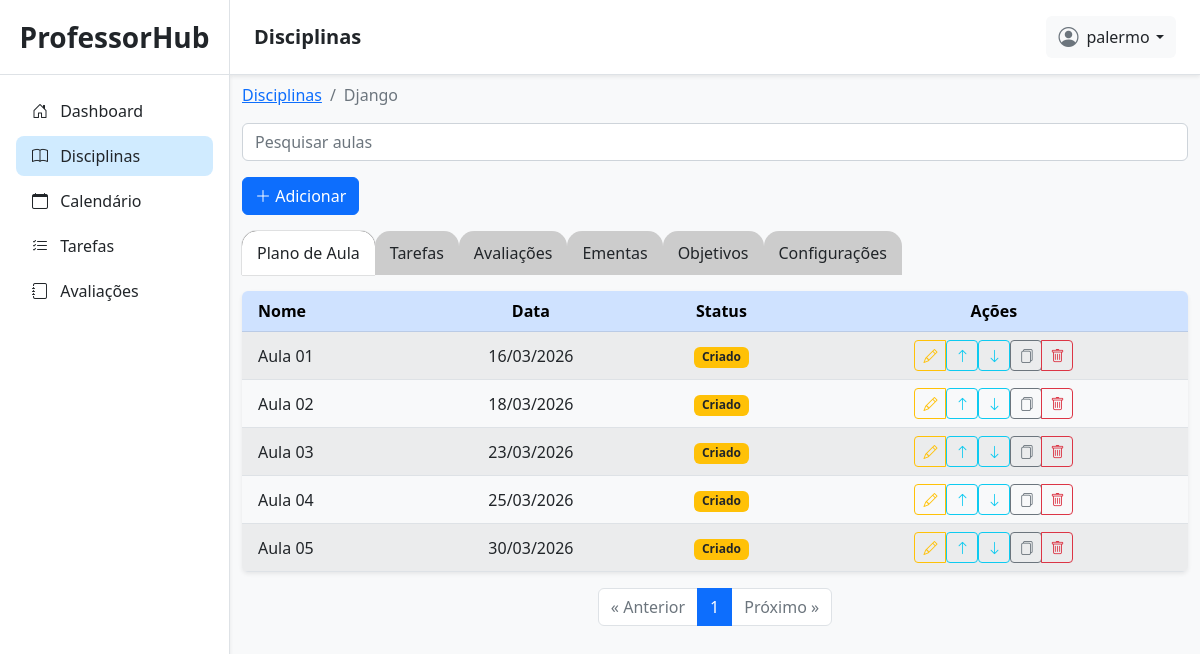
The app's page /disciplinas/37/planos/ (signed in) with its own data.
### planner/models.py (models this page shows, shortened)
class Disciplina(models.Model):
    PERIODO = [
        ('semestral', 'semestral'),
        ('anual', 'anual'),
    ]
    user = models.ForeignKey(User, on_delete=models.CASCADE, related_name='disciplinas')
    calendario = models.ForeignKey(CalendarioLetivo, on_delete=models.CASCADE, related_name='disciplinas')
    nome = models.CharField(max_length=100)
    periodo = models.CharField(max_length=20, choices=PERIODO)
    carga_horaria = models.PositiveIntegerField()
    aviso = models.CharField(max_length=100, default='')

class PlanoAula(models.Model):
    STATUS_CHOICES = [
        ('pendente', 'Pendente'),
        ('criado', 'Criado'),
        ('nao_planejada', 'Não planejada'),
        ('planejada', 'Planejada'),
        ('material_em_desenvolvimento', 'Material em desenvolvimento'),
        ('material_concluido', 'Material concluído'),
    ]
    disciplina = models.ForeignKey(Disciplina, on_delete=models.CASCADE, related_name='planos')
    data = models.DateField()
    titulo = models.CharField(max_length=100)
    objetivos = models.TextField(default='')
    conteudos = models.TextField(default='')
    status = models.CharField(max_length=50, choices=STATUS_CHOICES, default='criado')
    num_aulas = models.PositiveIntegerField(default=2)

### planner/views.py (the view, shortened to what this page needs)
# urls.py: path('disciplinas/<int:id>/planos/', disciplina_planos, name='disciplina_planos'),
@login_required(login_url='/login/')
def disciplina_planos(request, id):
    disciplina = get_object_or_404(Disciplina, id=id, user=request.user)
    aulas = disciplina.planos.all().order_by('data')
    paginator = Paginator(aulas, 10)
    page_number = request.GET.get('page-aulas', 1)
    aulas_page = paginator.get_page(page_number)
    dias_selecionados = get_dias_aula_na_semana_disciplina(disciplina)
    aulas_dias_selecionados = disciplina.planos.values_list('num_aulas', flat=True)
    dias = {
        'segunda': 0,
        'terca': 0,
        'quarta': 0,
        'quinta': 0,
        'sexta': 0,
    }
    for dia, num_aulas in zip(dias_selecionados, aulas_dias_selecionados):
        dias[dia] = num_aulas
    criar_aviso_se_faltar_aulas(disciplina)
    return render(request, 'planner/disciplinas/disciplina_planos.html', {
        'disciplina': disciplina,
        'aulas': aulas_page
    })

### planner/templates/planner/disciplinas/disciplina_planos.html (shortened to what this page needs)
{% extends 'planner/base.html' %}
{% load static %}
{% block titlenavbar %}
Disciplinas
{% endblock %}
{% block content %}
<div class="container my-2">
    <nav aria-label="breadcrumb">
        <ol class="breadcrumb">
            <li class="breadcrumb-item"><a href="{% url 'disciplinas' %}">Disciplinas</a></li>
            <li class="breadcrumb-item active" aria-current="page">{{ disciplina.nome }}</li>
        </ol>
    </nav>
    <form class="mb-3">
        <div class="d-flex gap-3 flex-wrap align-items-center">
            <input type="email" class="form-control flex-grow-1" id="exampleInputEmail1" aria-describedby="emailHelp"
                placeholder="Pesquisar aulas">
            <button type="button" class="btn btn-primary" data-bs-toggle="modal" data-bs-target="#modalAdicionarPlano">
                <i class="bi bi-plus-lg"></i> Adicionar
            </button>
        </div>
    </form>
    <div class="abas-disciplinas">
        <div class="aba active">
            <a href="{% url 'disciplina_planos' disciplina.id %}" class="nav-link">
                <span class="d-none d-sm-inline">Plano de Aula</span>
            </a>
        </div>
        <div class="aba">
            <a href="{% url 'disciplina_tarefas' disciplina.id %}" class="nav-link">Tarefas</a>
        </div>
        <div class="aba">
            <a href="{% url 'disciplina_avaliacoes' disciplina.id %}" class="nav-link">Avaliações</a>
        </div>
        <div class="aba">
            <a href="{% url 'disciplina_ementas' disciplina.id %}" class="nav-link">Ementas</a>
        </div>
        <div class="aba">
            <a href="{% url 'disciplina_objetivos' disciplina.id %}" class="nav-link">Objetivos</a>
        </div>
        <div class="aba">
            <a href="{% url 'disciplina_configuracoes' disciplina.id %}" class="nav-link">Configurações</a>
        </div>
    </div>
    <div class="table-responsive mt-3 shadow-sm rounded">
        <table class="table table-striped table-hover mb-0">
            <thead class="table-primary text-center align-middle">
                <tr>
                    <th scope="col" class="text-start ps-3">Nome</th>
                    <th scope="col" class="text-center">Data</th>
                    <th scope="col" class="text-center">Status</th>
                    <th scope="col" class="text-center">Ações</th>
                </tr>
            </thead>
            <tbody class="align-middle">
                {% for aula in aulas %}
                <tr>
                    <td class="text-start ps-3">{{ aula.titulo }}</td>
                    <td class="text-center">{{ aula.data|date:'d/m/Y' }}</td>
                    <td class="text-center">
                        {% if aula.status == 'pendente' %}
                            <span class="badge bg-danger">{{ aula.get_status_display }}</span>
                        {% elif aula.status == 'criado' %}
                            <span class="badge bg-warning text-dark">{{ aula.get_status_display }}</span>
                        {% elif aula.status == 'nao_planejada' %}
                            <span class="badge bg-secondary">{{ aula.get_status_display }}</span>
                        {% elif aula.status == 'planejada' %}
                            <span class="badge bg-info text-dark">{{ aula.get_status_display }}</span>
                        {% elif aula.status == 'material_em_desenvolvimento' %}
                            <span class="badge bg-primary">{{ aula.get_status_display }}</span>
                        {% elif aula.status == 'material_concluido' %}
                            <span class="badge bg-success">{{ aula.get_status_display }}</span>
                        {% endif %}
                    </td>
                    <td class="text-center">
                        <div class="btn-group btn-group-sm" role="group">
                            <button
                                class="btn btn-outline-warning btnEditarPlano"
                                data-bs-toggle="modal"
                                data-bs-target="#modalEditarPlano"
                                data-id="{{ aula.id }}"
                                data-titulo="{{ aula.titulo }}"
                                data-disciplina-id="{{ disciplina.id }}"
                                data-objetivo="{{ aula.objetivos }}"
                                data-conteudo="{{ aula.conteudos }}"
                                data-status="{{ aula.status }}"
                                data-data="{{ aula.data|date:'Y-m-d' }}"
                                title="Editar plano">
                                <i class="bi bi-pencil"></i>
                            </button>
                            <form method="post" action="{% url 'disciplina_planos_swap' disciplina.id aula.id 'up' %}" style="display: inline;">
                                <button
                                    type="submit"
                                    class="btn btn-outline-info btn-sm"
                                    title="Mover para cima">
                                    <i class="bi bi-arrow-up"></i>
                                </button>
                            </form>
                            <form method="post" action="{% url 'disciplina_planos_swap' disciplina.id aula.id 'down' %}" style="display: inline;">
                                <button
                                    type="submit"
                                    class="btn btn-outline-info btn-sm"
                                    title="Mover para baixo">
                                    <i class="bi bi-arrow-down"></i>
                                </button>
                            </form>
                            <form method="post" action="{% url 'disciplina_planos_duplicar' disciplina.id aula.id %}" style="display: inline;">
                                <button
                                    type="submit"
                                    class="btn btn-outline-secondary btn-sm"
                                    title="Duplicar plano">
                                    <i class="bi bi-files"></i>
                                </button>
                            </form>
                            <button
                                class="btn btn-outline-danger btnExcluirPlano"
                                data-bs-toggle="modal"
                                data-bs-target="#modalExcluirPlano"
                                data-id="{{ aula.id }}"
                                data-titulo="{{ aula.titulo }}"
                                data-disciplina-id="{{ disciplina.id }}"
                                title="Excluir plano">
                                <i class="bi bi-trash"></i>
                            </button>
                        </div>
                    </td>
                </tr>
                {% endfor %}
            </tbody>
        </table>
    </div>
    <nav aria-label="Page navigation" class="mt-3">
        <ul class="pagination justify-content-center">
            {% if aulas.has_previous %}
            <li class="page-item">
                <a class="page-link" href="?page-aulas={{ aulas.previous_page_number }}" aria-label="Previous">
                    <span aria-hidden="true">&laquo; Anterior</span>
                </a>
            </li>
            {% else %}
            <li class="page-item disabled">
                <span class="page-link">&laquo; Anterior</span>
            </li>
            {% endif %}
            {% for num in aulas.paginator.page_range %}
            {% if num == aulas.number %}
            <li class="page-item active" aria-current="page">
                <span class="page-link">{{ num }}</span>
            </li>
            {% else %}
            <li class="page-item">
                <a class="page-link" href="?page-aulas={{ num }}">{{ num }}</a>
            </li>
            {% endif %}
            {% endfor %}
            {% if aulas.has_next %}
            <li class="page-item">
                <a class="page-link" href="?page-aulas={{ aulas.next_page_number }}" aria-label="Next">
                    <span aria-hidden="true">Próximo &raquo;</span>
                </a>
            </li>
            {% else %}
            <li class="page-item disabled">
                <span class="page-link">Próximo &raquo;</span>
            </li>
            {% endif %}
        </ul>
    </nav>
</div>
{% endblock %}

### planner/templates/planner/base.html (shortened to what this page needs)
{% load static %}
<!doctype html>
<html lang="en">
<head>
    <link href="https://cdn.jsdelivr.net/npm/bootstrap@5.2.3/dist/css/bootstrap.min.css" rel="stylesheet"
>
    <link rel="stylesheet" href="https://cdn.jsdelivr.net/npm/bootstrap-icons@1.13.1/font/bootstrap-icons.min.css">
    <link rel="stylesheet" href="{% static 'css/planner/base.css' %}">
</head>
<body class="bg-light">
    <div class="container-fluid p-0">
        <div class="sidebar p-0 position-relative shadow-sm">
            <div class="sidebar-header py-3 px-3 text-center border-bottom">
                <a class="nav-link fs-3 fw-semibold text-dark" href="/">ProfessorHub</a>
            </div>
            <div class="d-flex flex-column justify-content-between pb-4" style="height: 90%;">
                <div class="sidebar-content">
                    <ul class="list-group mx-3 mt-3">
                        <li class="list-group-item {% if '/dashboard/' in request.path %}item-active{% endif %}">
                            <a href="{% url 'admin_dashboard' %}" class="text-decoration-none d-block text-dark">
                                <i class="bi bi-house-door me-2"></i> Dashboard
                            </a>
                        </li>
                        <li class="list-group-item {% if '/disciplinas/' in request.path %}item-active{% endif %}">
                            <a href="{% url 'disciplinas' %}" class="text-decoration-none d-block text-dark">
                                <i class="bi bi-book me-2"></i> Disciplinas
                            </a>
                        </li>
                        <li class="list-group-item {% if '/calendarios/' in request.path %}item-active{% endif %}">
                            <a href="{% url 'calendarios' %}" class="text-decoration-none d-block text-dark">
                                <i class="bi bi-calendar me-2"></i> Calendário
                            </a>
                        </li>
                        <li class="list-group-item {% if '/tarefas/' in request.path and '/disciplinas/' not in request.path %}item-active{% endif %}">
                            <a href="{% url 'tarefas' %}" class="text-decoration-none d-block text-dark">
                                <i class="bi bi-list-check me-2"></i> Tarefas
                            </a>
                        </li>
                        <li class="list-group-item {% if '/avaliacoes/' in request.path and '/disciplinas/' not in request.path %}item-active{% endif %}">
                            <a href="{% url 'avaliacoes' %}" class="text-decoration-none d-block text-dark">
                                <i class="bi bi-journal me-2"></i> Avaliações
                            </a>
                        </li>
                    </ul>
                </div>
            </div>
        </div>
        <div class="content-page p-0">
            <div class="navbar bg-white shadow-sm position-sticky top-0 px-4 py-3 border-bottom d-flex justify-content-between align-items-center"
                style="z-index: 900;">
                <div class="d-flex align-items-center gap-3">
                    <h5 class="mb-0 fw-semibold text-dark">
                        {% block titlenavbar %}
                        {% endblock %}
                    </h5>
                </div>
                <div class="dropdown">
                    <button class="btn btn-light border-0 d-flex align-items-center gap-2" type="button"
                        id="dropdownMenuButton1" data-bs-toggle="dropdown" aria-expanded="false">
                        <i class="bi bi-person-circle fs-5 text-secondary"></i>
                        <span class="dropdown-toggle text-dark">{{ request.user }}</span>
                    </button>
                </div>
            </div>
            {% block content %}
            {% endblock %}
        </div>
</body>
</html>

### records on screen
Disciplina: nome "Django"
PlanoAula: titulo "Aula 01", data "16/03/2026", status "Criado"
PlanoAula: titulo "Aula 02", data "18/03/2026", status "Criado"
PlanoAula: titulo "Aula 03", data "23/03/2026", status "Criado"
PlanoAula: titulo "Aula 04", data "25/03/2026", status "Criado"
PlanoAula: titulo "Aula 05", data "30/03/2026", status "Criado"

### other values on screen
{{ request.user }} "palermo"
{{ num }} "1"
